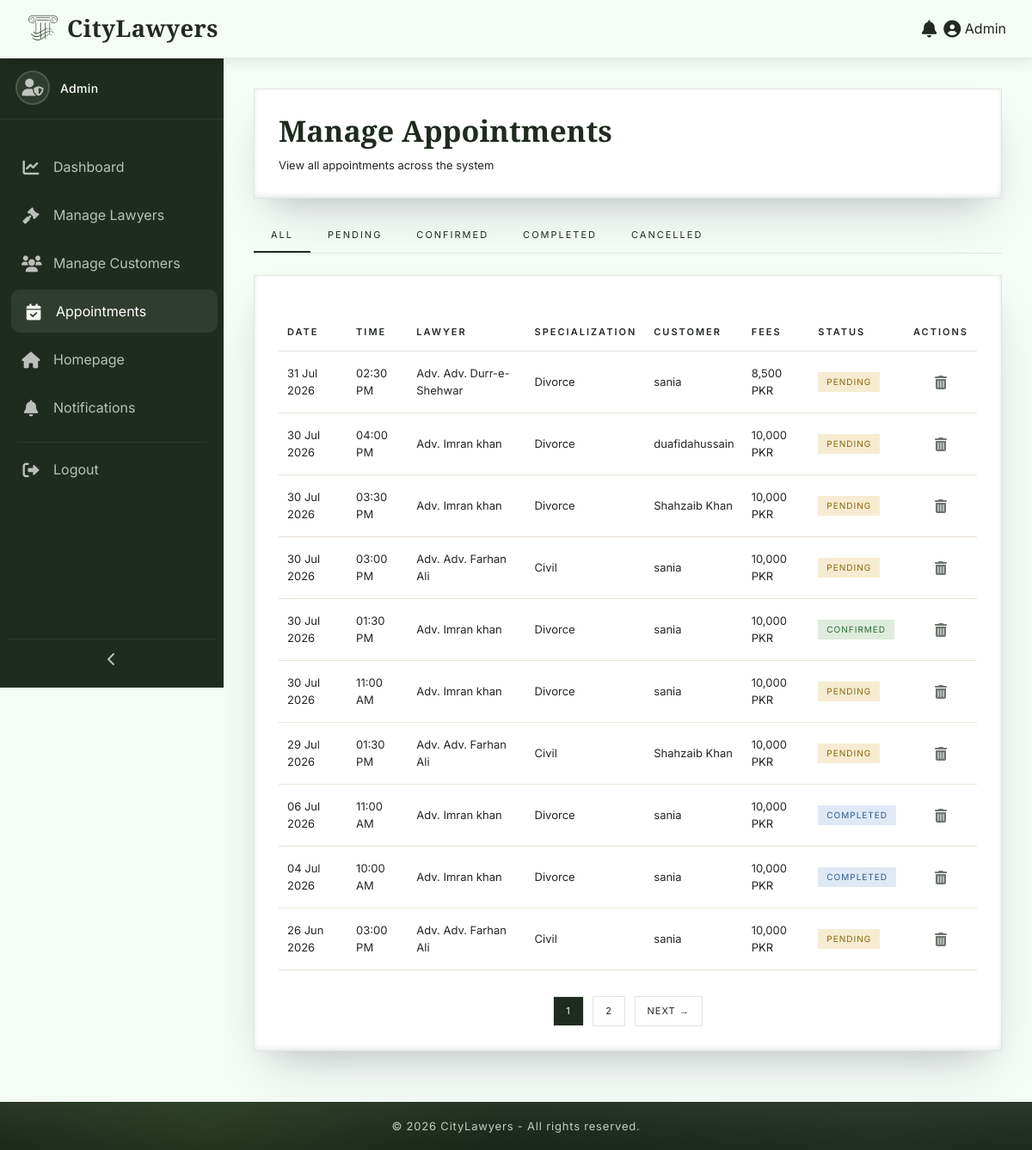
Page /admin/manage-appointments.php (signed in) on the committed database.
### tables this page shows
CREATE TABLE `appointments` (
  `id` int(11) NOT NULL,
  `lawyer_id` int(11) NOT NULL,
  `customer_id` int(11) NOT NULL,
  `slot_id` int(11) DEFAULT NULL,
  `appointment_date` date NOT NULL,
  `appointment_time` time NOT NULL,
  `status` enum('pending','confirmed','completed','cancelled') DEFAULT 'pending',
  `booking_message` text DEFAULT NULL,
  `created_at` timestamp NOT NULL DEFAULT current_timestamp(),
  `is_rescheduled` tinyint(1) DEFAULT 0,
  `original_date` date DEFAULT NULL,
  `original_time` time DEFAULT NULL,
  `reschedule_count` int(11) DEFAULT 0
);

CREATE TABLE `lawyers` (
  `id` int(11) NOT NULL,
  `name` varchar(100) NOT NULL,
  `email` varchar(100) NOT NULL,
  `password` varchar(255) NOT NULL,
  `phone` varchar(20) DEFAULT NULL,
  `address` text DEFAULT NULL,
  `city` varchar(50) DEFAULT NULL,
  `specialization` varchar(50) DEFAULT NULL,
  `gender` enum('male','female','other') DEFAULT 'male',
  `experience` int(3) DEFAULT NULL,
  `fees` decimal(10,2) DEFAULT NULL,
  `profile_pic` varchar(255) DEFAULT NULL,
  `bio` text DEFAULT NULL,
  `avg_rating` decimal(2,1) DEFAULT 0.0,
  `status` enum('pending','approved','rejected') DEFAULT 'pending',
  `created_at` timestamp NOT NULL DEFAULT current_timestamp(),
  `is_featured` tinyint(1) DEFAULT 0,
  `core_specialization` text DEFAULT NULL,
  `academic_credentials` text DEFAULT NULL
);

CREATE TABLE `customers` (
  `id` int(11) NOT NULL,
  `name` varchar(100) NOT NULL,
  `email` varchar(100) NOT NULL,
  `password` varchar(255) NOT NULL,
  `phone` varchar(20) DEFAULT NULL,
  `address` text DEFAULT NULL,
  `city` varchar(50) DEFAULT NULL,
  `reg_date` date DEFAULT NULL,
  `status` enum('active','inactive') DEFAULT 'active'
);

### admin/manage-appointments.php (the view, shortened to what this page needs)
<?php
require_once '../includes/config.php';
$status_filter = isset($_GET['status']) ? $_GET['status'] : 'all';
$where = "";
$limit = 10;
$page = isset($_GET['page']) ? (int)$_GET['page'] : 1;
$offset = ($page - 1) * $limit;
$countSql = "SELECT COUNT(*) as total FROM appointments a $where";
$countStmt = $conn->prepare($countSql);
$countStmt->execute();
$total_rows = $countStmt->fetch(PDO::FETCH_ASSOC)['total'];
$total_pages = ceil($total_rows / $limit);
$sql = "SELECT a.*,
               l.name as lawyer_name,
               l.specialization,
               l.fees,
               c.name as customer_name
        FROM appointments a
        JOIN lawyers l ON a.lawyer_id = l.id
        JOIN customers c ON a.customer_id = c.id
        $where
        ORDER BY a.appointment_date DESC, a.appointment_time DESC
        LIMIT :limit OFFSET :offset";
$stmt = $conn->prepare($sql);
$stmt->bindValue(':limit', $limit, PDO::PARAM_INT);
$stmt->bindValue(':offset', $offset, PDO::PARAM_INT);
$stmt->execute();
$appointments = $stmt->fetchAll(PDO::FETCH_ASSOC);
include '../includes/header.php';
?>
<link rel="stylesheet" href="<?php echo BASE_URL; ?>assets/css/dashboard.css">
<link rel="stylesheet" href="<?php echo BASE_URL; ?>assets/css/tables.css">
<link rel="stylesheet" href="<?php echo BASE_URL; ?>assets/css/sidebar.css">
<div class="dashboard-wrapper">
    <?php include '../includes/dashboard-sidebar.php'; ?>
    <div class="main-content">
        <div class="dashboard-card">
            <h2 class="dashboard-title">Manage Appointments</h2>
            <p class="dashboard-subtitle">View all appointments across the system</p>
        </div>
        <div class="filter-tabs">
            <a href="?status=all" class="filter-tab <?php echo $status_filter == 'all' ? 'active' : ''; ?>">All</a>
            <a href="?status=pending" class="filter-tab <?php echo $status_filter == 'pending' ? 'active' : ''; ?>">Pending</a>
            <a href="?status=confirmed" class="filter-tab <?php echo $status_filter == 'confirmed' ? 'active' : ''; ?>">Confirmed</a>
            <a href="?status=completed" class="filter-tab <?php echo $status_filter == 'completed' ? 'active' : ''; ?>">Completed</a>
            <a href="?status=cancelled" class="filter-tab <?php echo $status_filter == 'cancelled' ? 'active' : ''; ?>">Cancelled</a>
        </div>
        <div class="dashboard-card">
            <?php if (count($appointments) > 0): ?>
                <div class="table-wrap">
                    <table class="dashboard-table">
                        <thead>
                            <tr>
                                <th>Date</th>
                                <th>Time</th>
                                <th>Lawyer</th>
                                <th>Specialization</th>
                                <th>Customer</th>
                                <th>Fees</th>
                                <th>Status</th>
                                <th>Actions</th>
                            </tr>
                        </thead>
                        <tbody>
                            <?php foreach ($appointments as $row): ?>
                            <tr>
                                <td><?php echo date('d M Y', strtotime($row['appointment_date'])); ?></td>
                                <td><?php echo date('h:i A', strtotime($row['appointment_time'])); ?></td>
                                <td>Adv. <?php echo htmlspecialchars($row['lawyer_name']); ?></td>
                                <td><?php echo htmlspecialchars($row['specialization']); ?></td>
                                <td><?php echo htmlspecialchars($row['customer_name']); ?></td>
                                <td><?php echo number_format($row['fees']); ?> PKR</td>
                                <td>
                                    <span class="status-badge status-<?php echo $row['status']; ?>">
                                        <?php echo ucfirst($row['status']); ?>
                                    </span>
                                </td>
                                <td>
                                    <div class="action-icons">
                                        <a href="?delete=<?php echo $row['id']; ?>"
                                           class="action-icon delete"
                                           data-tooltip="Delete"
                                           onclick="return confirm('Delete this appointment permanently?')">
                                            <i class="fas fa-trash-alt"></i>
                                        </a>
                                    </div>
                                </td>
                            </tr>
                            <?php endforeach; ?>
                        </tbody>
                    </table>
                </div>
                <?php if ($total_pages > 1): ?>
                <div class="pagination-wrap">
                    <?php for ($i = 1; $i <= $total_pages; $i++): ?>
                        <a href="?status=<?php echo $status_filter; ?>&page=<?php echo $i; ?>" class="page-link <?php echo $page == $i ? 'active' : ''; ?>"><?php echo $i; ?></a>
                    <?php endfor; ?>
                    <?php if ($page < $total_pages): ?>
                        <a href="?status=<?php echo $status_filter; ?>&page=<?php echo $page+1; ?>" class="page-link">Next →</a>
                    <?php endif; ?>
                </div>
                <?php endif; ?>
            <?php else: ?>
                <p class="no-data">No appointments found.</p>
            <?php endif; ?>
        </div>
    </div>
</div>
<?php include '../includes/dashboard-footer.php'; ?>

### assets/css/global.css (style rules this page uses)
:root { --primary-color: #1F2B1F; --accent-color: #2F5D3A; --sidebar-light: #445544; --secondary-color: #F5FBF5; --surface-color: #FFFFFF; --surface-alt: #F7F8F6; --charcoal-black: #171C17; --charcoal-light: #232A23; --text-dark: #232823; --text-gray: rgba(255,255,255,.75); --text-muted: #98A09A; --text-white: #FFFFFF; --muted-white: #E9ECE8; --icon-gray: #BFC6BF; --border-color: #E1E6E1; --border-light: #EFF2EF; --border-soft: 1px solid rgba(142,247,43,.18); --card-radius: 14px; --white: #FFFFFF; --success: #2F7D32; --warning: #9A6A14; --danger: #B23B3B; --info: #2E5C86; --status-pending-bg: #F7ECD1; --status-pending-text: #8C650F; --status-approved-bg: #DDECDC; --status-approved-text: #2F6A33; --status-rejected-bg: #F3DEDE; --status-rejected-text: #9A3737; --status-confirmed-bg: #DDECDC; --status-confirmed-text: #2F6A33; --status-completed-bg: #DFE9F5; --status-completed-text: #2E5C86; --status-cancelled-bg: #F3DEDE; --status-cancelled-text: #9A3737; --btn-primary-bg: var(--primary-color); --btn-primary-hover: #172117; --btn-accent-bg: var(--accent-color); --btn-accent-hover: #23482D; --btn-approve-bg: #2F7D32; --btn-reject-bg: #B23B3B; --btn-delete-bg: #232823; --btn-delete-text: #E1E6E1; --btn-text: #FFFFFF; --shadow-sm: 0 8px 20px rgba(0,0,0,.05); --shadow-md: 0 18px 35px rgba(0,0,0,.10); --shadow-lg: rgba(50,50,93,.18) 0 30px 60px -20px, rgba(0,0,0,.14) 0 18px 35px -18px, rgba(10,37,64,.10) 0 -2px 6px inset; --shadow-hover: 0 45px 80px rgba(0,0,0,.22), 0 18px 40px rgba(0,0,0,.12), 0 30px 55px rgba(0,0,0,.14); --shadow-green-strong: 0 20px 60px rgba(47, 93, 58, 0.30), 0 10px 30px rgba(31, 43, 31, 0.12), 0 0 80px rgba(47, 93, 58, 0.08); --transition-fast: .25s ease; --transition: .4s ease; --transition-slow: .55s cubic-bezier(.2,.8,.2,1); --gradient-overlay: radial-gradient( circle at center, rgba(38, 85, 38, 0) 0%, rgba(18,30,18,.70) 45%, rgba(6,8,6,.92) 100% ); --sidebar-gradient: linear-gradient( 180deg, var(--charcoal-black) 0%, #263326 35%, var(--primary-color) 75%, #314931 100% ); }
* { margin: 0; padding: 0; box-sizing: border-box; }
html { scroll-behavior: smooth; }
body { font-family: 'Inter', sans-serif; background: var(--secondary-color); color: var(--text-dark); overflow-x: hidden; }
h1, h2, h3, h4, h5, h6 { font-family: 'Cormorant Garamond', serif; font-weight: 600; }
a { text-decoration: none; }

### assets/css/dashboard.css (style rules this page uses)
:root { --sidebar-width: 260px; --sidebar-collapse: 70px; --navbar-height: 66px; }
html, body { margin: 0; padding: 0; }
.dashboard-wrapper { display: block; margin-left: var(--sidebar-width); min-height: calc(100vh - var(--navbar-height, 66px)); transition: margin-left 0.35s ease; }
.main-content { min-width: 0; padding: 35px; background: var(--secondary-color); overflow-x: hidden; overflow-y: auto; }
.dashboard-card { background: var(--surface-color); border: 1px solid var(--border-color); padding: 28px; margin-bottom: 24px; box-shadow: var(--shadow-lg); }
.dashboard-title { font-family: 'Cormorant Garamond', serif; font-size: 34px; color: var(--primary-color); margin: 0 0 10px; }
.dashboard-subtitle { margin: 0; color: var(--text-light); font-size: 13px; }
.table-wrap { width: 100%; overflow-x: auto; }

### assets/css/sidebar.css (style rules this page uses)
:root { --sidebar-width: 260px; --sidebar-collapsed: 70px; --sidebar-bg: var(--primary-color); --sidebar-hover: rgba(255,255,255,.08); --text-muted: rgba(255,255,255,.7); --text-active: #fff; }

### rows in the picture
appointments: appointment_date "31 Jul 2026", appointment_time "02:30 PM", lawyer.name "Adv. Durr-e-Shehwar", lawyer.specialization "Divorce", customer.name "sania", lawyer.fees "8,500", status "PENDING"
appointments: appointment_date "30 Jul 2026", appointment_time "04:00 PM", lawyer.name "Imran khan", lawyer.specialization "Divorce", customer.name "duafidahussain", lawyer.fees "10,000", status "PENDING"
appointments: appointment_date "30 Jul 2026", appointment_time "03:30 PM", lawyer.name "Imran khan", lawyer.specialization "Divorce", customer.name "Shahzaib Khan", lawyer.fees "10,000", status "PENDING"
appointments: appointment_date "30 Jul 2026", appointment_time "03:00 PM", lawyer.name "Adv. Farhan Ali", lawyer.specialization "Civil", customer.name "sania", lawyer.fees "10,000", status "PENDING"
appointments: appointment_date "30 Jul 2026", appointment_time "01:30 PM", lawyer.name "Imran khan", lawyer.specialization "Divorce", customer.name "sania", lawyer.fees "10,000", status "CONFIRMED"
appointments: appointment_date "30 Jul 2026", appointment_time "11:00 AM", lawyer.name "Imran khan", lawyer.specialization "Divorce", customer.name "sania", lawyer.fees "10,000", status "PENDING"
appointments: appointment_date "29 Jul 2026", appointment_time "01:30 PM", lawyer.name "Adv. Farhan Ali", lawyer.specialization "Civil", customer.name "Shahzaib Khan", lawyer.fees "10,000", status "PENDING"
appointments: appointment_date "06 Jul 2026", appointment_time "11:00 AM", lawyer.name "Imran khan", lawyer.specialization "Divorce", customer.name "sania", lawyer.fees "10,000", status "COMPLETED"
appointments: appointment_date "04 Jul 2026", appointment_time "10:00 AM", lawyer.name "Imran khan", lawyer.specialization "Divorce", customer.name "sania", lawyer.fees "10,000", status "COMPLETED"
appointments: appointment_date "26 Jun 2026", appointment_time "03:00 PM", lawyer.name "Adv. Farhan Ali", lawyer.specialization "Civil", customer.name "sania", lawyer.fees "10,000", status "PENDING"

### other values in the picture
SITE_NAME "CityLawyers"
$user_name "Admin"
